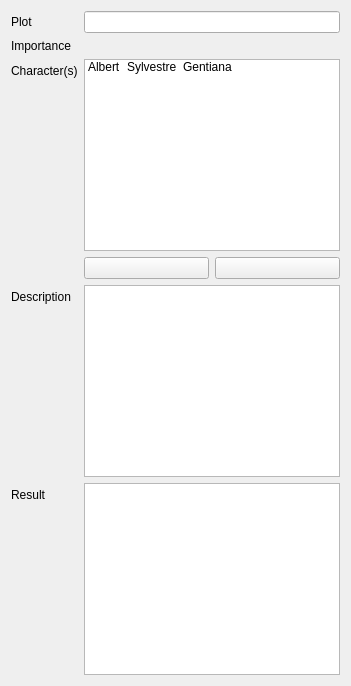
           <widget class="QWidget" name="infos_2">
            <attribute name="title">
             <string>Basic infos</string>
            </attribute>
            <layout class="QFormLayout" name="formLayout_2">
             <property name="fieldGrowthPolicy">
              <enum>QFormLayout::ExpandingFieldsGrow</enum>
             </property>
             <item row="0" column="0">
              <widget class="QLabel" name="label_25">
               <property name="text">
                <string>Plot</string>
               </property>
              </widget>
             </item>
             <item row="0" column="1">
              <widget class="QLineEdit" name="lineEdit_5"/>
             </item>
             <item row="1" column="0">
              <widget class="QLabel" name="label_31">
               <property name="text">
                <string>Importance</string>
               </property>
              </widget>
             </item>
             <item row="2" column="0">
              <widget class="QLabel" name="label_26">
               <property name="text">
                <string>Character(s)</string>
               </property>
              </widget>
             </item>
             <item row="3" column="0">
              <widget class="QLabel" name="label_27">
               <property name="text">
                <string>Description</string>
               </property>
              </widget>
             </item>
             <item row="3" column="1">
              <widget class="QPlainTextEdit" name="plainTextEdit_22"/>
             </item>
             <item row="4" column="0">
              <widget class="QLabel" name="label_28">
               <property name="text">
                <string>Result</string>
               </property>
              </widget>
             </item>
             <item row="4" column="1">
              <widget class="QPlainTextEdit" name="plainTextEdit_23"/>
             </item>
             <item row="2" column="1">
              <layout class="QVBoxLayout" name="verticalLayout_12">
               <item>
                <widget class="QListWidget" name="listWidget_4">
                 <property name="flow">
                  <enum>QListView::LeftToRight</enum>
                 </property>
                 <property name="isWrapping" stdset="0">
                  <bool>true</bool>
                 </property>
                 <item>
                  <property name="text">
                   <string>Albert</string>
                  </property>
                 </item>
                 <item>
                  <property name="text">
                   <string>Sylvestre</string>
                  </property>
                 </item>
                 <item>
                  <property name="text">
                   <string>Gentiana</string>
                  </property>
                 </item>
                </widget>
               </item>
               <item>
                <layout class="QHBoxLayout" name="horizontalLayout_16">
                 <item>
                  <widget class="QPushButton" name="pushButton_10">
                   <property name="text">
                    <string/>
                   </property>
                   <property name="icon">
                    <iconset theme="list-add">
                     <normaloff/>
                    </iconset>
                   </property>
                  </widget>
                 </item>
                 <item>
                  <widget class="QPushButton" name="pushButton_12">
                   <property name="text">
                    <string/>
                   </property>
                   <property name="icon">
                    <iconset theme="list-remove">
                     <normaloff/>
                    </iconset>
                   </property>
                  </widget>
                 </item>
                </layout>
               </item>
              </layout>
             </item>
             <item row="1" column="1">
              <widget class="sldImportance" name="sldPlotImportance" native="true">
               <property name="sizePolicy">
                <sizepolicy hsizetype="Expanding" vsizetype="Preferred">
                 <horstretch>0</horstretch>
                 <verstretch>0</verstretch>
                </sizepolicy>
               </property>
              </widget>
             </item>
            </layout>
           </widget>
